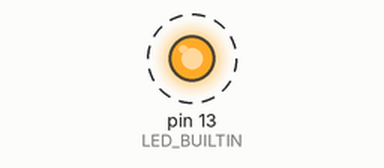
Recording of a sketch running on a simulated Arduino Uno, built with avr-gcc and run on an emulated ATmega328P. Parts: output pins drawn as LEDs (lit = HIGH). Dashed ring = blinking.

Above: at 0.5 s.
Timing chart, 0 to 4.6 s (numbered marks = the images above):
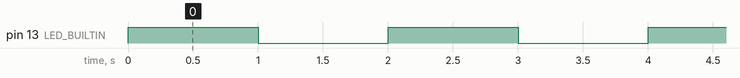

The sketch:

multi_file_testing.ino
```cpp
#include "Foo.h"
// using blink example to demonstrate splitting arduino code into multiple files
void setup() {
  // put your setup code here, to run once:
  Foo::setup();
}

void loop() {
  // put your main code here, to run repeatedly:
  Foo::loop(1000);
}
```

Foo.cpp
```cpp
#include "Arduino.h"
#include "Foo.h"

namespace Foo {
    void setup(){
        pinMode(LED_BUILTIN, OUTPUT);
    }

    void loop(int time){
        digitalWrite(LED_BUILTIN, HIGH);   // turn the LED on (HIGH is the voltage level)
    delay(time);                       // wait for a second
    digitalWrite(LED_BUILTIN, LOW);    // turn the LED off by making the voltage LOW
    delay(time);
    }
}
```

Foo.h
```cpp
#ifndef Foo_h
#define Foo_h

namespace Foo {
    void setup();
    void loop(int time);
}


#endif
```

Measured:
- by itself, pin 13 (LED_BUILTIN): alternates HIGH for 1.0 s and LOW for 1.0 s
